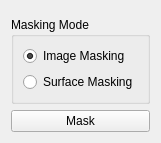
<?xml version="1.0" encoding="UTF-8"?>
<ui version="4.0">
 <class>QmitkImageMaskingWidgetControls</class>
 <widget class="QWidget" name="QmitkImageMaskingWidgetControls">
  <property name="geometry">
   <rect>
    <x>0</x>
    <y>0</y>
    <width>139</width>
    <height>143</height>
   </rect>
  </property>
  <layout class="QVBoxLayout" name="verticalLayout">
   <item>
    <widget class="QmitkDataSelectionWidget" name="dataSelectionWidget" native="true"/>
   </item>
   <item>
    <widget class="QGroupBox" name="groupBox">
     <property name="title">
      <string>Masking Mode</string>
     </property>
     <layout class="QVBoxLayout" name="verticalLayout_2">
      <item>
       <widget class="QRadioButton" name="rbMaskImage">
        <property name="text">
         <string>Image Masking</string>
        </property>
        <property name="checked">
         <bool>true</bool>
        </property>
       </widget>
      </item>
      <item>
       <widget class="QRadioButton" name="rbMaskSurface">
        <property name="text">
         <string>Surface Masking</string>
        </property>
       </widget>
      </item>
     </layout>
    </widget>
   </item>
   <item>
    <widget class="QPushButton" name="btnMaskImage">
     <property name="text">
      <string>Mask</string>
     </property>
    </widget>
   </item>
   <item>
    <spacer name="verticalSpacer">
     <property name="orientation">
      <enum>Qt::Vertical</enum>
     </property>
     <property name="sizeHint" stdset="0">
      <size>
       <width>20</width>
       <height>273</height>
      </size>
     </property>
    </spacer>
   </item>
  </layout>
 </widget>
 <customwidgets>
  <customwidget>
   <class>QmitkDataSelectionWidget</class>
   <extends>QWidget</extends>
   <header>internal/Common/QmitkDataSelectionWidget.h</header>
  </customwidget>
 </customwidgets>
 <resources/>
 <connections/>
</ui>
